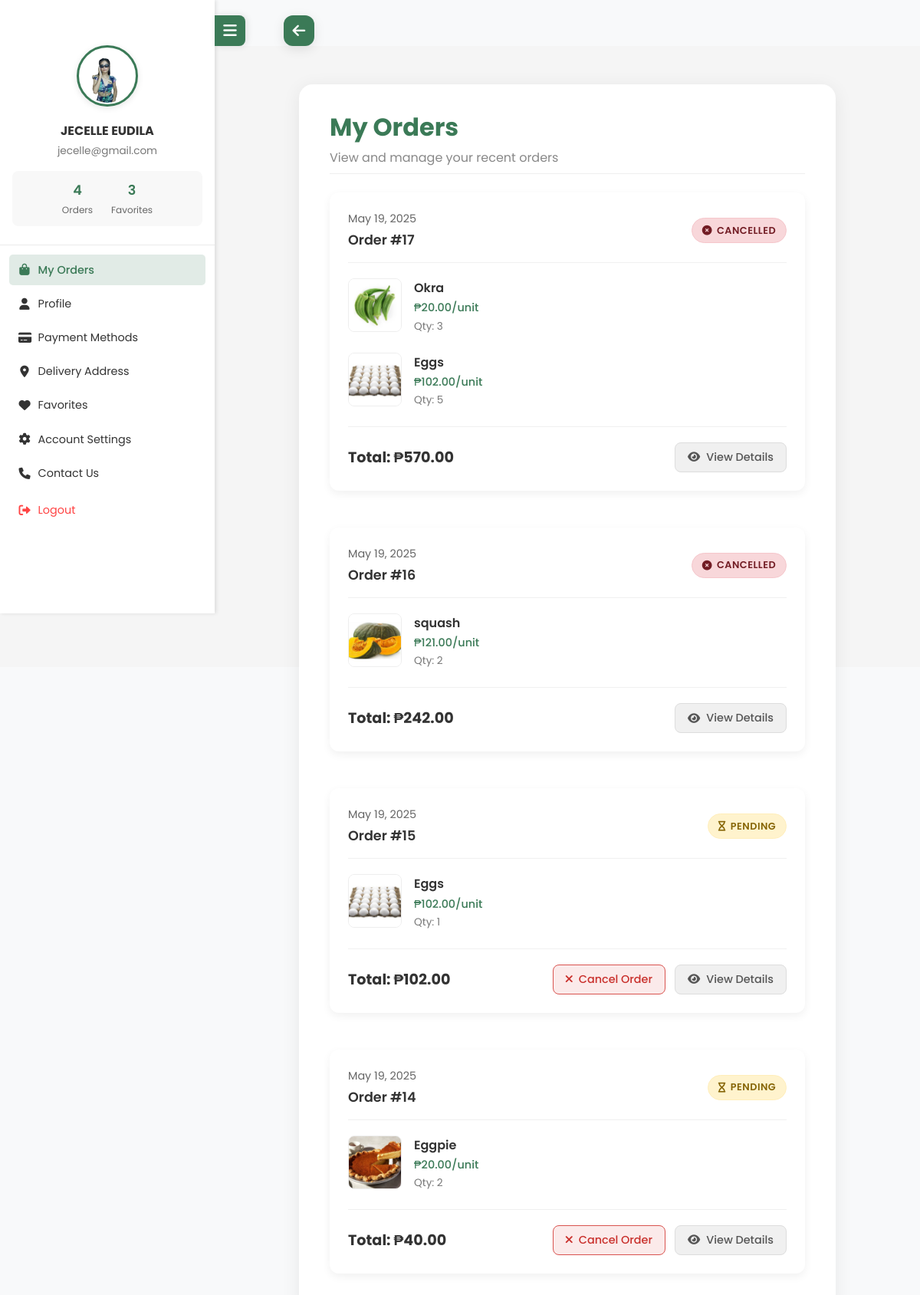
/user-dashboard/orders.php (signed in), run on the app's committed database.
### tables this page shows
CREATE TABLE `users` (
  `user_id` int(11) NOT NULL,
  `username` varchar(50) NOT NULL,
  `first_name` varchar(50) NOT NULL,
  `last_name` varchar(50) NOT NULL,
  `email` varchar(100) NOT NULL,
  `phone_number` varchar(20) DEFAULT NULL,
  `password` varchar(255) NOT NULL,
  `full_name` varchar(100) GENERATED ALWAYS AS (concat(`first_name`,' ',`last_name`)) STORED,
  `profile_image` varchar(255) DEFAULT NULL,
  `role` enum('admin','customer','staff') NOT NULL DEFAULT 'customer',
  `created_at` timestamp NOT NULL DEFAULT current_timestamp(),
  `last_login` timestamp NULL DEFAULT NULL,
  `active` tinyint(1) DEFAULT 1,
  `phone` varchar(20) DEFAULT NULL,
  `birth_date` date DEFAULT NULL
);

CREATE TABLE `orders` (
  `order_id` int(11) NOT NULL,
  `user_id` int(11) DEFAULT NULL,
  `order_date` timestamp NOT NULL DEFAULT current_timestamp(),
  `total_amount` decimal(10,2) NOT NULL,
  `status` enum('pending','processing','shipped','delivered','cancelled') DEFAULT 'pending',
  `shipping_address` text NOT NULL,
  `payment_method` varchar(50) NOT NULL,
  `address_id` int(11) DEFAULT NULL,
  `payment_method_id` int(11) DEFAULT NULL
);

CREATE TABLE `order_items` (
  `order_item_id` int(11) NOT NULL,
  `order_id` int(11) DEFAULT NULL,
  `product_id` int(11) DEFAULT NULL,
  `quantity` int(11) NOT NULL,
  `price` decimal(10,2) NOT NULL
);

CREATE TABLE `products` (
  `id` int(11) NOT NULL,
  `name` varchar(100) NOT NULL,
  `category` varchar(50) NOT NULL,
  `price` decimal(10,2) NOT NULL,
  `unit` varchar(10) NOT NULL,
  `stock` int(11) NOT NULL DEFAULT 0,
  `status` enum('In Stock','Low Stock','Out of Stock') NOT NULL DEFAULT 'In Stock',
  `description` text DEFAULT NULL,
  `image_path` varchar(255) DEFAULT NULL,
  `created_at` timestamp NOT NULL DEFAULT current_timestamp(),
  `updated_at` timestamp NULL DEFAULT NULL ON UPDATE current_timestamp()
);

### user-dashboard/orders.php (the view, shortened to what this page needs)
<?php
require_once '../connect.php';
$user_id = $_SESSION['user_id'];
$stmt = $conn->prepare("SELECT first_name, last_name, email, profile_image FROM users WHERE user_id = ?");
$stmt->bind_param("i", $user_id);
$stmt->execute();
$result = $stmt->get_result();
$user = $result->fetch_assoc();
$stmt = $conn->prepare("SELECT COUNT(*) as count FROM orders WHERE user_id = ?");
$stmt->bind_param("i", $user_id);
$stmt->execute();
$result = $stmt->get_result();
$orderCount = $result->fetch_assoc()['count'];
$favoriteCount = 0;
try {
    $favoriteStmt = $conn->prepare("SELECT COUNT(*) as favorite_count FROM favorites WHERE user_id = ?");
    $favoriteStmt->bind_param("i", $user_id);
    $favoriteStmt->execute();
    $favoriteResult = $favoriteStmt->get_result();
    $favoriteCount = $favoriteResult->fetch_assoc()['favorite_count'];
} catch (Exception $e) {
    error_log("Error getting favorite count: " . $e->getMessage());
}
$orders = [];
$stmt = $conn->prepare("SELECT * FROM orders WHERE user_id = ? ORDER BY order_date DESC");
$stmt->bind_param("i", $user_id);
$stmt->execute();
$result = $stmt->get_result();
while ($order = $result->fetch_assoc()) {
    $order_id = $order['order_id'];
    $item_stmt = $conn->prepare("SELECT oi.quantity, p.name, p.price, p.image_path FROM order_items oi JOIN products p ON oi.product_id = p.id WHERE oi.order_id = ?");
    $item_stmt->bind_param("i", $order_id);
    $item_stmt->execute();
    $item_result = $item_stmt->get_result();
    $items = [];
    while ($item = $item_result->fetch_assoc()) {
        $items[] = $item;
    }
    $order['items'] = $items;
    $orders[] = $order;
}
?>
<!DOCTYPE html>
<html lang="en">
<head>
     <link rel="stylesheet" href="https://cdnjs.cloudflare.com/ajax/libs/font-awesome/6.0.0/css/all.min.css">
    <link rel="stylesheet" href="../css/user.css">
    <link rel="stylesheet" href="../css/profile.css">
    <link rel="stylesheet" href="../css/orders.css">
</head>
<body>
    <div class="container">
        <aside class="sidebar">
            <div class="toggle-container">
                <button class="toggle-btn" id="sidebarToggle">
                    <i class="fa-solid fa-bars"></i>
                </button>
            </div>
            <div class="user-info">
                <img src="<?php echo !empty($user['profile_image']) ? '../' . $user['profile_image'] : '../assets/images/default-avatar.jpg'; ?>"
                     alt="User Avatar" class="user-avatar">
                <h3><?php echo $user['first_name'] . ' ' . $user['last_name']; ?></h3>
                <p><?php echo $user['email']; ?></p>
                <div class="user-stats">
                    <div class="stat">
                        <div class="stat-number"><?php echo $orderCount ?? '0'; ?></div>
                        <div class="stat-label">Orders</div>
                    </div>
                    <div class="stat">
                        <div class="stat-number"><?php echo $favoriteCount ?? '0'; ?></div>
                        <div class="stat-label">Favorites</div>
                    </div>
                </div>
            </div>
            <ul class="menu-items">
                <li><a href="orders.php" class="active"><i class="fa-solid fa-bag-shopping"></i> My Orders</a></li>
                <li><a href="profile.php"><i class="fa-solid fa-user"></i> Profile</a></li>
                <li><a href="payment.php"><i class="fa-solid fa-credit-card"></i> Payment Methods</a></li>
                <li><a href="address.php"><i class="fa-solid fa-location-dot"></i> Delivery Address</a></li>
                <li><a href="favorite.php"><i class="fa-solid fa-heart"></i> Favorites</a></li>
                <li><a href="settings.php"><i class="fa-solid fa-gear"></i> Account Settings</a></li>
                <li><a href="contact.php"><i class="fa-solid fa-phone"></i> Contact Us</a></li>
                <li><a href="#" id="logoutBtn" class="logout-link">
                    <i class="fa-solid fa-right-from-bracket"></i> Logout
                </a></li>
            </ul>
        </aside>
        <main class="main-content">
        <a href="user.php" class="back-button">
        <i class="fa fa-arrow-left" aria-hidden="true"></i>
    </a>
            <div class="orders-container">
                <div class="orders-header">
                    <h2>My Orders</h2>
                    <p>View and manage your recent orders</p>
                </div>
                <?php if (!empty($orders)): ?>
                    <div class="orders-list">
                        <?php foreach ($orders as $order): ?>
                            <div class="order-card" data-order-id="<?php echo $order['order_id']; ?>">
                                <div class="order-card-header">
                                    <div class="order-meta">
                                        <span class="order-date-display"><?php echo date('F j, Y', strtotime($order['order_date'])); ?></span>
                                        <span class="order-id-display">Order #<?php echo htmlspecialchars($order['order_code'] ?? $order['order_id']); ?></span>
                                    </div>
                                    <span class="order-status-badge status-<?php echo strtolower(htmlspecialchars($order['status'])); ?>">
                                        <?php echo strtoupper(htmlspecialchars($order['status'])); ?>
                                    </span>
                                </div>
                                <div class="order-items-grid">
                                    <?php foreach ($order['items'] as $item): ?>
                                        <div class="order-item-card">
                                            <img src="<?php echo '../' . htmlspecialchars($item['image_path'] ?? 'assets/images/default-product.png'); ?>" alt="<?php echo htmlspecialchars($item['name']); ?>" class="order-item-image">
                                            <div class="order-item-info">
                                                <p class="order-item-name"><?php echo htmlspecialchars($item['name']); ?></p>
                                                <p class="order-item-price">₱<?php echo number_format($item['price'], 2); ?>/unit</p>
                                                <p class="order-item-qty">Qty: <?php echo (int)$item['quantity']; ?></p>
                                            </div>
                                        </div>
                                    <?php endforeach; ?>
                                </div>
                                <div class="order-card-footer">
                                    <div class="order-total-amount">
                                        <strong>Total: ₱<?php echo number_format($order['total_amount'], 2); ?></strong>
                                    </div>
                                    <div class="order-actions-new">
                                        <?php
                                        $status_lower = strtolower($order['status']);
                                        ?>
                                        <?php
                                        if ($status_lower === 'pending'):
                                        ?>
                                            <button class="btn-cancel-order-new" data-order-id="<?php echo $order['order_id']; ?>">
                                                <i class="fa fa-times"></i> Cancel Order
                                            </button>
                                        <?php endif; ?>
                                        <button class="btn-view-details-new" data-order-id="<?php echo $order['order_id']; ?>">
                                            <i class="fa fa-eye"></i> View Details
                                        </button>
                                    </div>
                                </div>
                            </div>
                        <?php endforeach; ?>
                    </div>
                <?php endif; ?>
            </div>
        </main>
    </div>
</body>
</html>

### css/user.css (style rules this page uses)
* { margin: 0; padding: 0; box-sizing: border-box; font-family: 'Poppins', sans-serif; }
:root { --primary-color: #3b7a57; --secondary-color: #2c5a3f; --text-color: #333; --bg-color: #f5f5f5; }
body { background-color: var(--bg-color); min-height: 100vh; overflow-x: hidden; }
.container { display: flex; position: relative; margin-top: 60px; min-height: calc(100vh - 60px); }
.sidebar { width: 280px; background: white; height: 100vh; position: fixed; left: 0; top: 0; transition: all 0.3s ease; z-index: 999; padding-top: 15px; box-shadow: 2px 0 5px rgba(0,0,0,0.1); overflow-y: auto; }
.main-content { margin-left: 280px; padding: 20px; transition: all 0.3s ease; min-height: calc(100vh - 60px); margin-top: 10px; }
.toggle-btn { position: sticky; top: 0; z-index: 10; }

### css/profile.css (style rules this page uses)
body { background-color: var(--bg-color); min-height: 100vh; overflow-x: hidden; color: var(--text-color); }
.container { display: flex; position: relative; min-height: 100vh; background-color: var(--bg-color); }
.back-button { position: fixed; left: calc(350px + 20px); top: 20px; width: 40px; height: 40px; background: var(--primary-color); border-radius: 12px; display: flex; align-items: center; justify-content: center; color: white; text-decoration: none; box-shadow: 0 4px 15px rgba(0, 0, 0, 0.1); transition: all 0.3s ease; z-index: 1000; }
.back-button i { font-size: 1.2rem; }
.main-content { flex: 1; margin-left: 280px; padding: 0.5rem 1.5rem; transition: all 0.3s ease; background-color: var(--bg-color); max-width: 1000px; height: 100vh; }
.sidebar { width: 280px; background: white; height: 100vh; position: fixed; left: 0; top: 0; transition: all 0.3s ease; z-index: 999; padding-top: 15px; box-shadow: 2px 0 5px rgba(0,0,0,0.1); overflow-y: auto; }
.toggle-container { position: fixed; left: 280px; top: 20px; z-index: 1002; transition: all 0.3s ease; }
.toggle-btn { background: var(--primary-color); color: white; border: none; width: 40px; height: 40px; border-radius: 0 8px 8px 0; cursor: pointer; display: flex; align-items: center; justify-content: center; box-shadow: 2px 0 10px rgba(0,0,0,0.1); transition: all 0.3s ease; }
.toggle-btn i { font-size: 20px; transition: transform 0.3s ease; }
.user-info { text-align: center; padding: 1.5rem 1rem; border-bottom: 1px solid #eaeaea; margin-top: 20px; }
.user-avatar { width: 80px; height: 80px; border-radius: 50%; margin-bottom: 0.75rem; object-fit: cover; border: 3px solid var(--primary-color); padding: 2px; background: white; box-shadow: 0 2px 8px rgba(0,0,0,0.1); }
.user-info h3 { font-size: 1rem; margin-bottom: 0.25rem; color: var(--text-color); }
.user-info p { font-size: 0.85rem; color: #777; margin-bottom: 1rem; }
.user-stats { display: flex; justify-content: center; gap: 1.5rem; margin-top: 0.75rem; padding: 0.75rem; background: #f8f8f8; border-radius: 8px; }
.stat { text-align: center; }
.stat-number { font-weight: 600; color: var(--primary-color); font-size: 1.1rem; }
.stat-label { font-size: 0.75rem; color: #666; margin-top: 0.25rem; }
.menu-items { list-style: none; padding: 0.75rem; }
.menu-items li { margin-bottom: 0.25rem; }
.menu-items a { display: flex; align-items: center; gap: 0.6rem; padding: 0.6rem 0.75rem; color: var(--text-color); text-decoration: none; border-radius: 5px; transition: all 0.3s; font-size: 0.9rem; }
.menu-items i { width: 16px; text-align: center; font-size: 0.95rem; }
.menu-items a.active { background-color: rgba(59, 122, 87, 0.15); color: var(--primary-color); font-weight: 500; }
.menu-items .logout-link { color: #ff4444; margin-top: 0.5rem; }

### data on the page
users: profile_image (picture), first_name "JECELLE", last_name "EUDILA", email "jecelle@gmail.com"
orders: order_date "May 19, 2025", order_id "17", status "CANCELLED", total_amount "570.00"
order_items: product.image_path (picture), product.name "Okra", product.price "20.00", quantity "3"
order_items: product.image_path (picture), product.name "Eggs", product.price "102.00", quantity "5"
orders: order_date "May 19, 2025", order_id "16", status "CANCELLED", total_amount "242.00"
order_items: product.name (picture), product.name "squash", product.price "121.00", quantity "2"
orders: order_date "May 19, 2025", order_id "15", status "PENDING", total_amount "102.00"
order_items: product.image_path (picture), product.name "Eggs", product.price "102.00", quantity "1"
orders: order_date "May 19, 2025", order_id "14", status "PENDING", total_amount "40.00"
order_items: product.image_path (picture), product.name "Eggpie", product.price "20.00", quantity "2"

### other printed values
$orderCount "4"
$favoriteCount "3"
